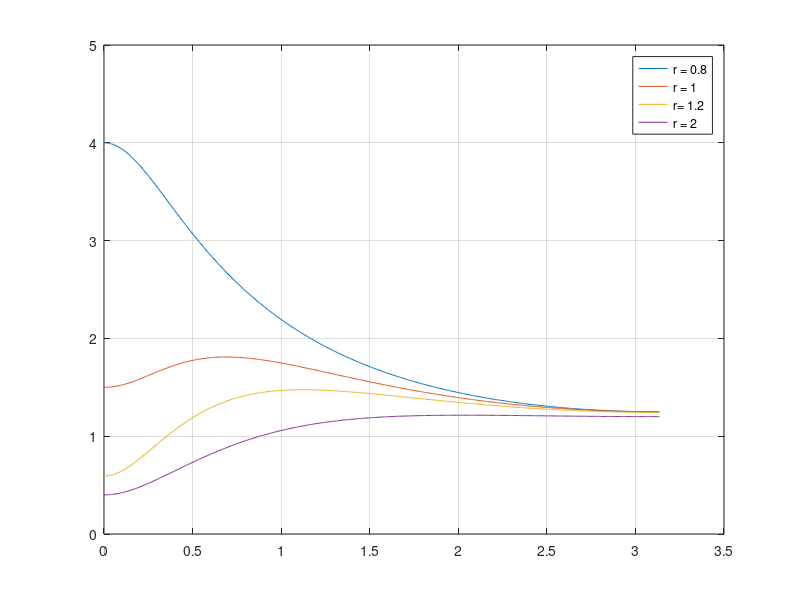

This chart was generated by the following MATLAB code:
%% Problema 2
%% a)
clear
num=[1 -3/2]; den=[1 -5/6 1/6];
h1=impz(num,den,20);
n=0:19;
h=7*(1/3).^n-6*(1/2).^n;
hold on
stem(n,h1,'filled')
stem(n,h,'filled')
hold off
%% b)
impulso=filter(num,den,[1 zeros(1,19)]);
hold on
stem(n,impulso,'filled')
stem(n,h,'filled')
hold off
%%
n1=0:1;
n2=0:2;
[X w]=freqz(num,den);
X1=freqz((0.8).^-n1.*num,(0.8).^-n2.*den);
X2=freqz((2).^-n1.*num,(2).^-n2.*den);
X3=freqz((1.2).^-n1.*num,(1.2).^-n2.*den);
plot(w,abs(X1),w,abs(X),w,abs(X3),w,abs(X2)),grid
legend('r = 0.8','r = 1','r= 1.2','r = 2')
%% a alinea e) é importante para o teste